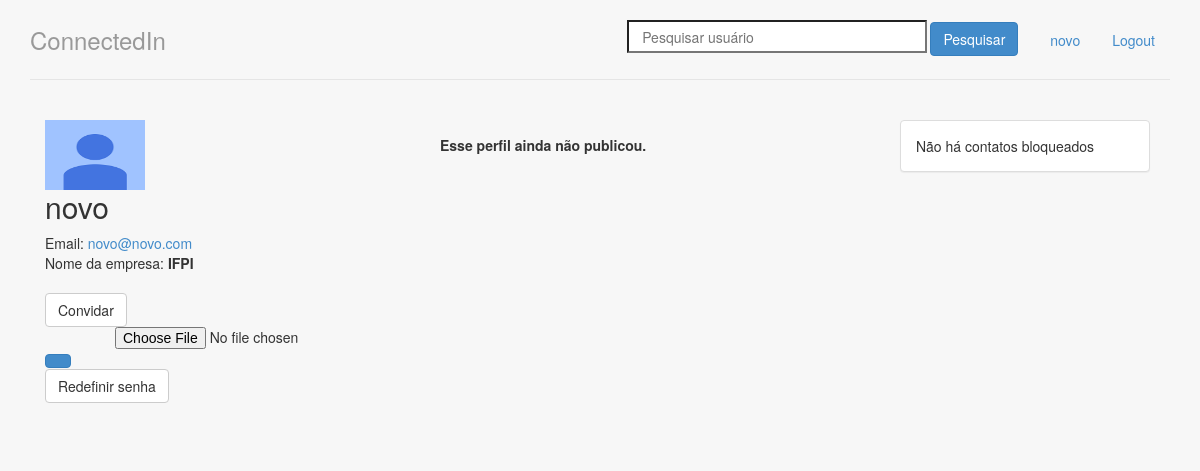
/perfil/ (signed in), run on an earlier commit of the app's database.
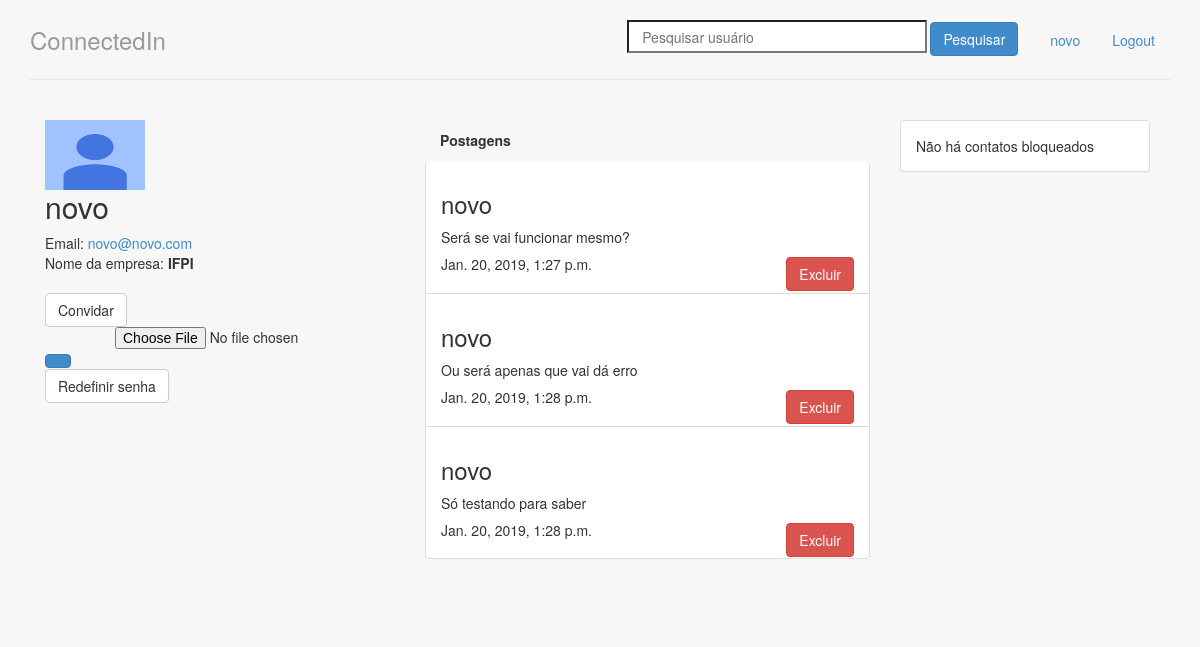
And on a later commit of the database.
### perfis/models.py (models this page shows, shortened)
class Perfil(models.Model):
    nome = models.CharField(max_length=255, null=False)
    telefone = models.CharField(max_length=15, null=False)
    nome_empresa = models.CharField(max_length=255, null=False)
    contatos = models.ManyToManyField('self', related_name = 'meus_contatos')
    contatos_bloqueados = models.ManyToManyField('self', related_name = 'meus_contatos_bloqueados', symmetrical=False, through='Bloqueio')
    usuario = models.OneToOneField(User, related_name="perfil", on_delete = models.CASCADE)
    foto_perfil = models.ImageField(upload_to='fotos_perfis', null=True, blank = True)
    @property
    def email(self):
        return self.usuario.email
    @property
    def meus_bloqueios(self):
        bloqueio = Bloqueio.objects.filter(bloqueador=self)
        return bloqueio
    def __str__(self):
        return self.nome

class Postagem(models.Model):
    dono = models.ForeignKey(Perfil, on_delete=models.CASCADE, related_name='minhas_postagens')
    texto = models.CharField(max_length=400, null=False)
    data_publicacao = models.DateTimeField(auto_now_add=True)
    def __str__(self):
        return self.texto

### perfis/views.py (the view, shortened to what this page needs)
# urls.py: path('perfil/', views.PerfilView.as_view(), name='meu_perfil'),
class PerfilView(View):
	def get(self, request):
		form = UploadFotoPerfilForm()
		perfil_logado = get_perfil_logado(request)
		contexto = {'perfil' : perfil_logado,
					'perfil_logado' : perfil_logado,
					'posso_convidar': True,
					'posso_bloquear': False,
					'posso_exibir': True,
					'form': form
					}
		return render(request, 'perfil.html', contexto)

### perfis/forms.py
class UploadFotoPerfilForm(forms.Form):
	foto_perfil = forms.FileField(required=False)

### perfis/views.py (called while the page is built)
@login_required
def get_perfil_logado(request):
	return request.user.perfil

### perfis/templates/perfil.html (shortened to what this page needs)
{% extends 'base.html' %}
{% block body %}
		{% if posso_exibir %}
		<div class = "col-lg-4">
			<div>
                {% if perfil.foto_perfil %}
                    <img src="{{perfil.foto_perfil.url}}" style="width:100px; height:70px">
                {% else %}
                    <img src="/static/img/photo.jpg" style="width:100px; height:70px">
                {% endif %}
				<h2 style="margin-top: 0px">{{ perfil.nome }}</h2>
                <address>
                        Email: <a href = "mailto:{{ perfil.email }}">{{ perfil.email }}</a>
                        <br>
                        Nome da empresa: <strong>{{ perfil.nome_empresa }}</strong>
                </address>
				{% if posso_convidar %}
					<a class="btn btn-default" href = "{% url 'convidar' perfil.id %}">
						Convidar
					</a>
					<br>
				{% endif %}
                <form name = "form" enctype = "multipart/form-data"
                    action = "{% url 'meu_perfil' %}" method = "POST" >
                    <input type = "file" style = "margin-left:20%;"
                    placeholder = "Picture" name = "foto_perfil" />
                    <button class="btn btn-primary" type = "submit" value = "upload" >
                    </button>
                </form>
				{% if perfil.id == perfil_logado.id %}
				<a class="btn btn-default" href = "{% url 'form_redefinir_senha' %}">
					Redefinir senha
				</a>
			{% endif %}
			</div>
		</div>
		<div class="col-lg-5">
			{% if perfil.minhas_postagens.all %}
            <div class="panel-heading">
                <strong>
                    Postagens
                </strong>
            </div>
            <ul class="list-group">
                {% for postagem in perfil.minhas_postagens.all %}
                <li class="list-group-item">
                    <h3> {{ postagem.dono }} </h3>
                    <p>{{ postagem }}</p>
                    {% if postagem.dono.id == perfil_logado.id or perfil_logado.superuser %}
                    <button class="btn btn-danger pull-right btn-confirm">Excluir</button>
                    <h5>{{postagem.data_publicacao}}</h5>
                </li>
				{% endif %}
                {% endfor %}
            </ul>
            {% else %}
            <div class="panel-body">
                <strong> {{ total }}
                    Esse perfil ainda não publicou.
                </strong>
            </div>
            {% endif %}
		</div>
		<div class = "col-lg-3">
				{% if perfil_logado.id == perfil.id %}
			<div class="panel panel-default  " style="width:250px;" >
            {% with total=perfil_logado.meus_bloqueios.count %}
            {% if total %}
            <div class="panel-heading">
                <strong> {{ total }}
                    Contato{{ total|pluralize }} bloqueado{{ total|pluralize }}
                </strong>
            </div>
            <div style="overflow-y: scroll; height: 200px;">
            <ul class="list-group">
                {% for bloqueio in perfil_logado.meus_bloqueios.all %}
                <li class="list-group-item">
                    <p><a href="{% url 'exibir' bloqueio.bloqueado.id %}">
                            {{ bloqueio }}
                        </a>
                        <a class="btn btn-default pull-right" href="{% url 'desbloquear' bloqueio.id %}">desbloquear</a>
                    </p>
                </li>
                {% endfor %}
            </ul>
        </div>
            {% else %}
            <div class="panel-body">
                Não há contatos bloqueados
            </div>
            {% endif %}
            {% endwith %}
        	</div>
			{% endif %}
			</div>
		{% else %}
			<h1>Usuário não existe</h1>
		{% endif %}
{% endblock %}

### perfis/templates/base.html (shortened to what this page needs)
{% load staticfiles %}
<!doctype html>
<html lang="pt-br">
<head>
	<link rel="stylesheet" href="{% static 'styles/bootstrap.css' %}">
	<link rel="stylesheet" href="{% static 'styles/main.css' %}">
</head>
<body>
	<div class="container">
		<div class="header">
			{% if request.user.perfil %}
			<ul class="nav nav-pills pull-right">
				<li>
				<div class="container">
					<form class="form-signin" method="post" action="{% url 'pesquisar' %}">
						<input name="nome" id="nome_id" required placeholder="   Pesquisar usuário" style="min-height: 33px; min-width: 300px;">
						<button class="btn btn-primary" type="submit">Pesquisar</button>
					</form>
				</div>
			</li>
				<li><a href="{% url 'meu_perfil' %}">{{ perfil_logado.nome }}</a></li>
				<li><a href="/logout/">Logout</a></li>
			</ul>
			<a href="{% url 'index' %}" style="text-decoration:none">
				<h3 class="text-muted">ConnectedIn</h3>
			</a>
			{% else %}
			<h3 class="text-muted">ConnectedIn</h3>
			{% endif %}
		</div>
		<div class="row content">
			{% block body %}
			{% endblock %}
		</div>
	</div>
</body>
</html>

### perfis/static/styles/main.css (style rules this page uses)
body { padding-top: 20px; padding-bottom: 20px; background-color: rgb(247, 247, 247) }
.header, .content, .footer { padding-left: 15px; padding-right: 15px; }
.header { border-bottom: 1px solid #e5e5e5; }
.header h3 { margin-top: 0; margin-bottom: 0; line-height: 40px; padding-bottom: 19px; }
.content { margin: 40px 0; }
@media screen and (min-width: 768px) { .header, .content, .footer { padding-left: 0; padding-right: 0; } }
@media screen and (min-width: 768px) { .header { margin-bottom: 30px; } }

What changed in the data, as far as the page shows it:
added Postagem: dono "novo", texto "Será se vai funcionar mesmo?", data_publicacao "Jan. 20, 2019, 1:27 p.m."
added Postagem: dono "novo", texto "Ou será apenas que vai dá erro", data_publicacao "Jan. 20, 2019, 1:28 p.m."
added Postagem: dono "novo", texto "Só testando para saber", data_publicacao "Jan. 20, 2019, 1:28 p.m."
Also different on the page:
text no longer shown: "Esse perfil ainda não publicou."
text now shown: "Postagens"
